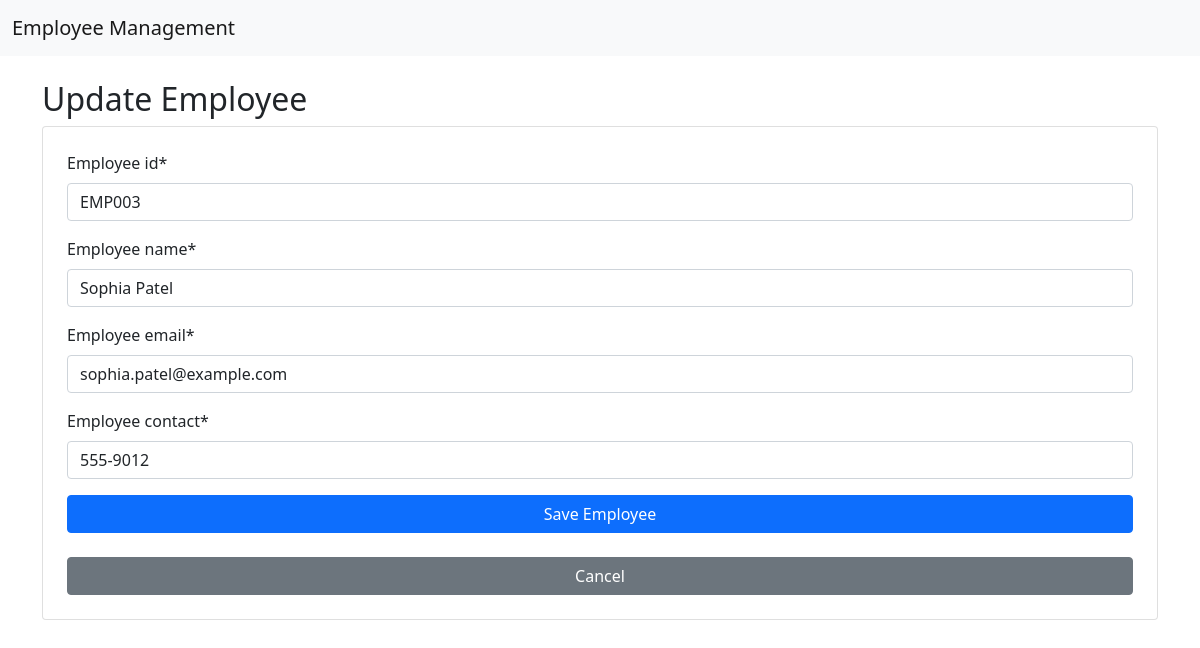
The page /update/14/ on the database its author committed.
### employee/models.py (models this page shows, shortened)
class Employee(models.Model):
    employee_id = models.CharField(max_length=20)
    employee_name = models.CharField(max_length=100)
    employee_email = models.EmailField()
    employee_contact = models.CharField(max_length=20)

### employee/views.py (the view)
# urls.py: path('update/<int:pk>/', update_employee, name="update"),
def update_employee(request, pk):
    employee = Employee.objects.get(id=pk)# Get the specific employee by ID
    if request.method == 'POST':
        form = EmployeeForm(request.POST, instance=employee)# Populate form with new data
        if form.is_valid():
            form.save()
            return redirect('list')# Save changes to the database
    else:
        form = EmployeeForm(instance=employee)
    return render(request, 'update.html', {'form':form})

### employee/forms.py
class EmployeeForm(forms.ModelForm):
    class Meta:
        model = Employee
        fields = '__all__'

### employee/templates/update.html (shortened to what this page needs)
{% extends "base.html" %} {%block title%}Create Employee {%endblock%}
 {%block content%}
{%load crispy_forms_tags%}
<h2> Update Employee</h2>
<form method="POST" class="form-group card p-4">
    {{form | crispy}}
<button type="submit" class="btn btn-primary">Save Employee</button><br/>
<a href={%url 'list'%} class="btn btn-secondary">Cancel</a>
</form>
{%endblock%}

### rows shown on the page
Employee: employee_id "EMP003", employee_name "Sophia Patel", employee_email "sophia.patel@example.com", employee_contact "555-9012"
